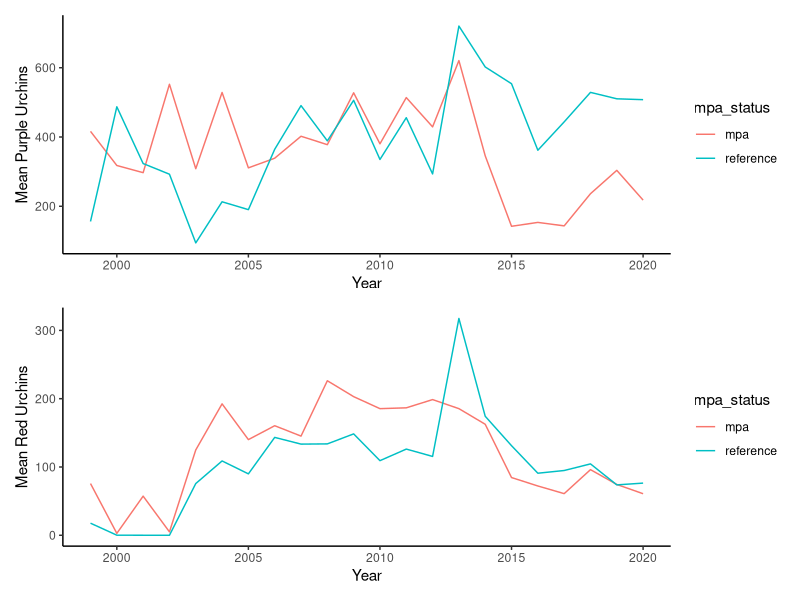

This figure's R source:
## ---- chunk 1
knitr::opts_chunk$set(echo = TRUE)
library(here)
library(tidyverse)
library(patchwork)
## ---- chunk 2

raw_data <- read_csv(here("MLPA_swath_site_means.csv"))


initial_fig_data <- raw_data %>% 
  filter(campus == "UCSB") %>% 
  select(c("survey_year", "site", "lat_wgs84", "lon_wgs84", "mpa_status", "den_STRPURAD", "den_MESFRAAD")) %>% 
  group_by(survey_year, mpa_status) %>% 
  mutate(mean_purp = mean(den_STRPURAD),
            mean_red = mean(den_MESFRAAD)) %>% 
  ungroup()

## ---- chunk 3

a <- ggplot(data = initial_fig_data) +
  geom_line(aes(x = survey_year, y = mean_purp, color = mpa_status)) +
  theme_classic() +
  xlab("Year")+
  ylab("Mean Purple Urchins")

b <- ggplot(data = initial_fig_data) +
  geom_line(aes(x = survey_year, y = mean_red, color = mpa_status)) +
  theme_classic()+
  xlab("Year")+
  ylab("Mean Red Urchins")

a/b

